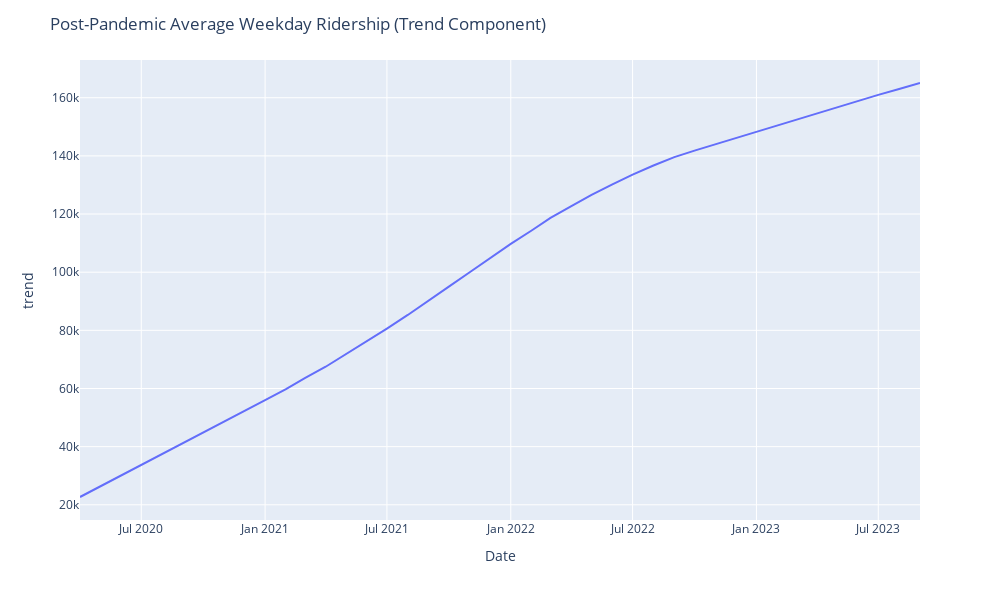

Source (notebook cell):
### Code cell
fig = px.line(post_trend, x=post_trend.Date, y=post_trend.trend)
fig.update_layout(height=600, width=1000, title_text="Post-Pandemic Average Weekday Ridership (Trend Component)")
fig.show()
#py.plot(fig, filename="Trend Component of Avg Weekday Ridership (Post-Pandemic)", auto_open = True);

### Figure 1 — Plotly figure (JSON) as saved in the notebook; plotly's stock layout.template omitted (floating-point values rounded to 4 significant figures)
{"data": [{"hovertemplate": "Date=%{x}<br>trend=%{y}<extra></extra>", "legendgroup": "", "line": {"color": "#636efa", "dash": "solid"}, "marker": {"symbol": "circle"}, "mode": "lines", "name": "", "orientation": "v", "showlegend": false, "type": "scatter", "x": ["2020-04-01T00:00:00", "2020-05-01T00:00:00", "2020-06-01T00:00:00", "2020-07-01T00:00:00", "2020-08-01T00:00:00", "2020-09-01T00:00:00", "2020-10-01T00:00:00", "2020-11-01T00:00:00", "2020-12-01T00:00:00", "2021-01-01T00:00:00", "2021-02-01T00:00:00", "2021-03-01T00:00:00", "2021-04-01T00:00:00", "2021-05-01T00:00:00", "2021-06-01T00:00:00", "2021-07-01T00:00:00", "2021-08-01T00:00:00", "2021-09-01T00:00:00", "2021-10-01T00:00:00", "2021-11-01T00:00:00", "2021-12-01T00:00:00", "2022-01-01T00:00:00", "2022-02-01T00:00:00", "2022-03-01T00:00:00", "2022-04-01T00:00:00", "2022-05-01T00:00:00", "2022-06-01T00:00:00", "2022-07-01T00:00:00", "2022-08-01T00:00:00", "2022-09-01T00:00:00", "2022-10-01T00:00:00", "2022-11-01T00:00:00", "2022-12-01T00:00:00", "2023-01-01T00:00:00", "2023-02-01T00:00:00", "2023-03-01T00:00:00", "2023-04-01T00:00:00", "2023-05-01T00:00:00", "2023-06-01T00:00:00", "2023-07-01T00:00:00", "2023-08-01T00:00:00", "2023-09-01T00:00:00"], "xaxis": "x", "y": [22680.0, 26310.0, 29950.0, 33610.0, 37290.0, 40980.0, 44700.0, 48430.0, 52180.0, 55960.0, 59770.0, 63590.0, 67480.0, 71720.0, 76090.0, 80610.0, 85290.0, 90110.0, 95020.0, 100000.0, 104900.0, 109800.0, 114300.0, 118600.0, 122700.0, 126600.0, 130200.0, 133600.0, 136700.0, 139600.0, 141800.0, 144000.0, 146200.0, 148300.0, 150500.0, 152600.0, 154700.0, 156800.0, 158900.0, 161000.0, 163000.0, 165100.0], "yaxis": "y"}], "layout": {"height": 600, "legend": {"tracegroupgap": 0}, "margin": {"t": 60}, "title": {"text": "Post-Pandemic Average Weekday Ridership (Trend Component)"}, "width": 1000, "xaxis": {"anchor": "y", "domain": [0, 1], "title": {"text": "Date"}}, "yaxis": {"anchor": "x", "domain": [0, 1], "title": {"text": "trend"}}}}
